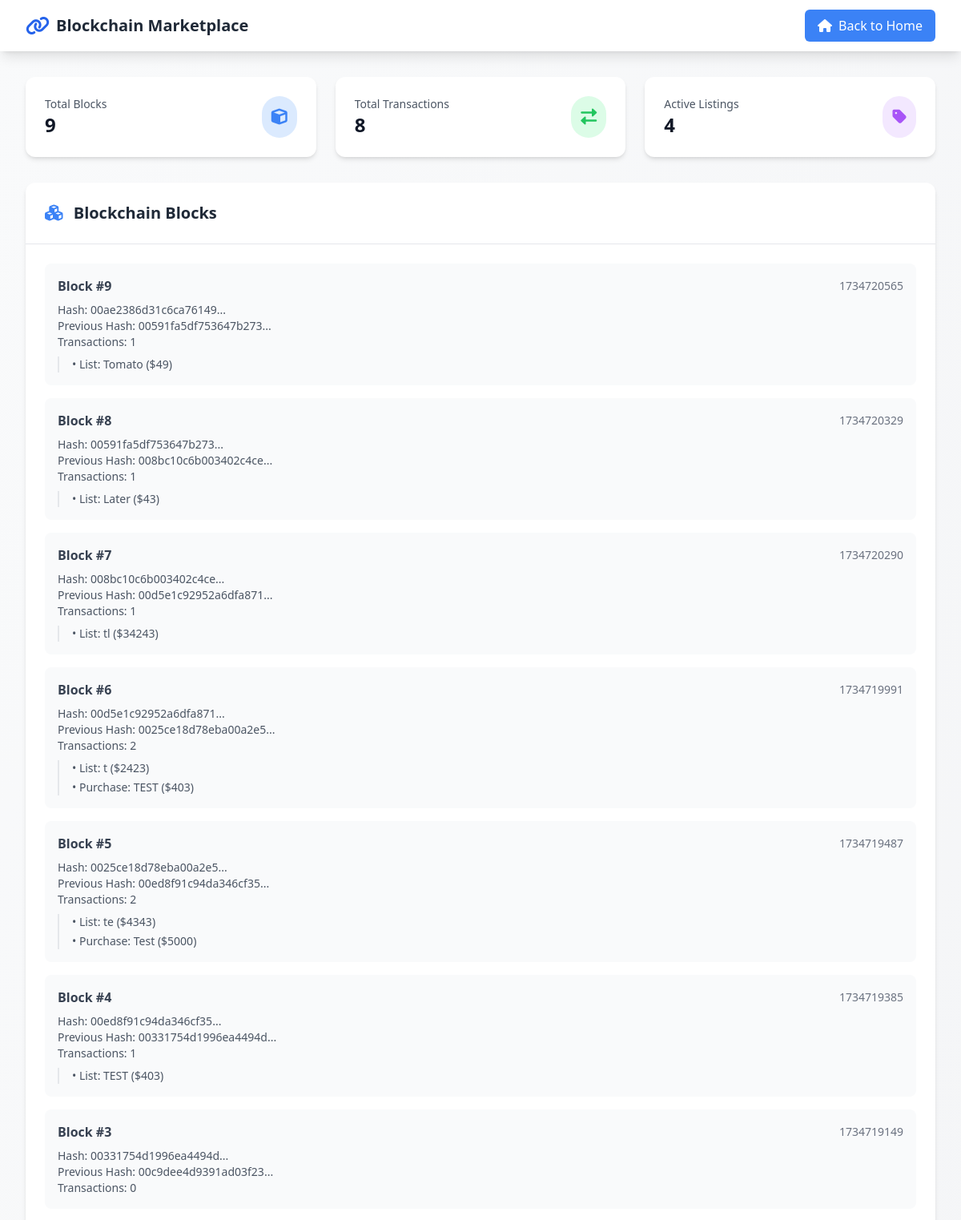
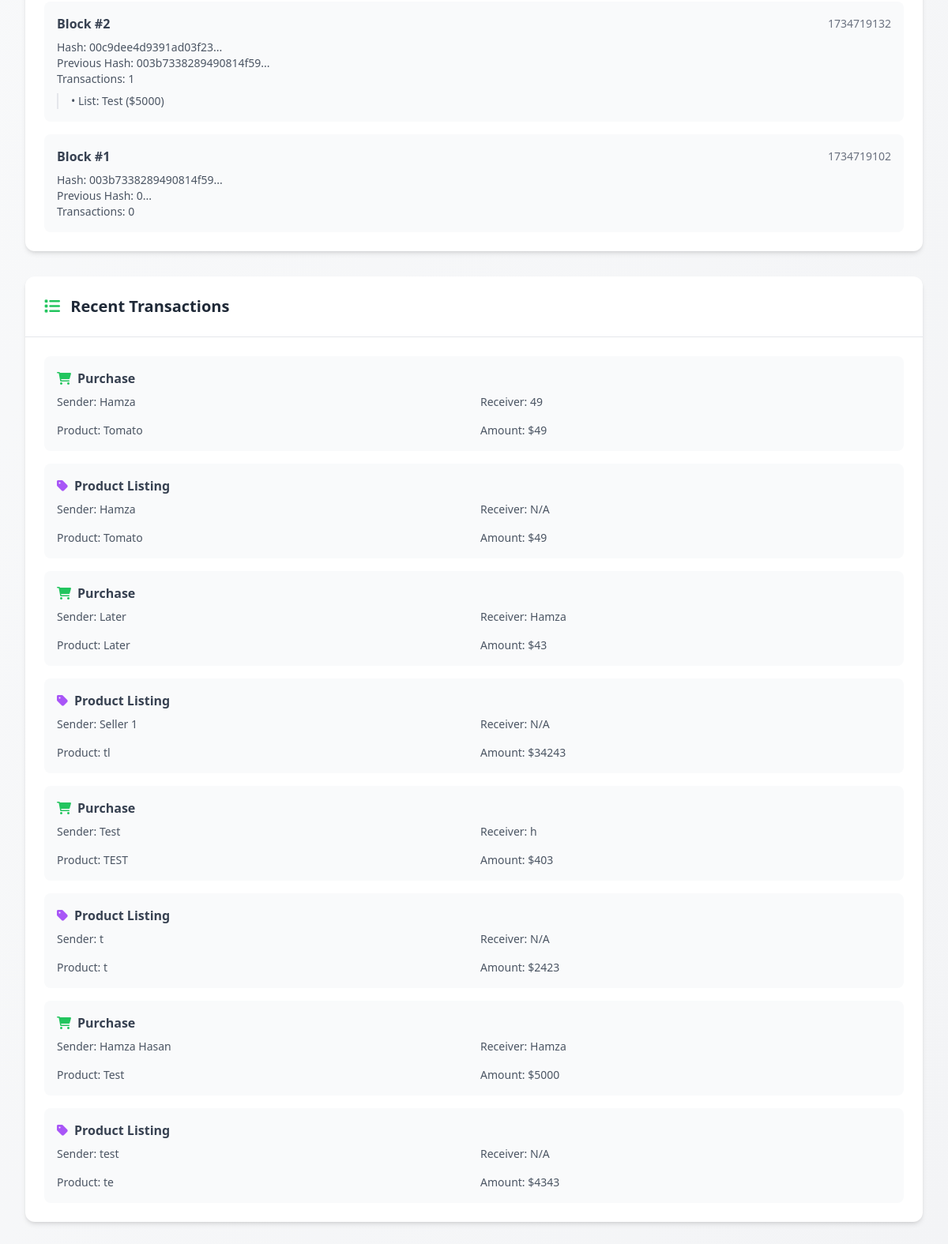
Screenshot of /view_database with the database file from the repository (2 pictures, top to bottom).
### tables this page shows
CREATE TABLE blocks (
                    idx INTEGER PRIMARY KEY,
                    timestamp REAL,
                    transactions TEXT,
                    previous_hash TEXT,
                    nonce INTEGER,
                    hash TEXT
                );

CREATE TABLE transactions (
                    id INTEGER PRIMARY KEY AUTOINCREMENT,
                    sender TEXT,
                    receiver TEXT,
                    product TEXT,
                    amount INTEGER,
                    type TEXT
                );

### node.py (the view)
@app.route('/view_database', methods=['GET'])
def view_database():
    try:
        db_name = f'database_{blockchain.flask_port}.db'
        conn = sqlite3.connect(db_name)
        cursor = conn.cursor()
        cursor.execute("SELECT * FROM blocks ORDER BY idx DESC")
        blocks = cursor.fetchall()
        cursor.execute("SELECT * FROM transactions ORDER BY id DESC")
        transactions = cursor.fetchall()
        conn.close()
        formatted_blocks = []
        for block in blocks:
            formatted_blocks.append(blockchain.create_block_from_tuple(block))
        return render_template('index.html', show_database=True, blocks=formatted_blocks, transactions=transactions)
    except sqlite3.Error as e:
        return jsonify({'error': str(e)}), 500

### blockchain.py (called while the page is built)
    def create_block_from_tuple(self, block_data):
        return {
            'index': block_data[0],
            'timestamp': block_data[1],
            'transactions': json.loads(block_data[2]),
            'previous_hash': block_data[3],
            'nonce': block_data[4],
            'hash': block_data[5]
        }

### templates/index.html (shortened to what this page needs)
<!DOCTYPE html>
<html lang="en">
<head>
    <script src="https://cdn.tailwindcss.com"></script>
    <link rel="stylesheet" href="https://cdnjs.cloudflare.com/ajax/libs/font-awesome/6.0.0/css/all.min.css">
</head>
<body class="bg-gradient-to-br from-gray-50 to-gray-100">
    <div class="min-h-screen">
        <nav class="bg-white shadow-lg">
            <div class="max-w-7xl mx-auto px-4 sm:px-6 lg:px-8">
                <div class="flex justify-between h-16">
                    <div class="flex items-center">
                        <a href="/" class="flex items-center">
                            <i class="fas fa-link text-blue-600 text-2xl mr-2"></i>
                            <span class="text-xl font-bold text-gray-800">Blockchain Marketplace</span>
                        </a>
                    </div>
                    {% if show_database %}
                    <div class="flex items-center">
                        <a href="/" class="bg-blue-500 text-white px-4 py-2 rounded-md hover:bg-blue-600 transition-colors">
                            <i class="fas fa-home mr-2"></i>Back to Home
                        </a>
                    </div>
                    {% endif %}
                </div>
            </div>
        </nav>
        {% if not show_database %}
        <div class="max-w-7xl mx-auto px-4 sm:px-6 lg:px-8 py-8">
            <div class="text-center mb-12">
                <h1 class="text-4xl font-bold text-gray-900 mb-4">Welcome to Blockchain Marketplace</h1>
                <p class="text-lg text-gray-600">A secure and decentralized platform for buying and selling products</p>
            </div>
            <div class="grid grid-cols-1 md:grid-cols-2 gap-8 mb-12">
                <a href="/buy" class="transform transition-all duration-300 hover:scale-105 hover:-rotate-1">
                    <div class="bg-white rounded-xl shadow-lg p-8 hover:shadow-xl relative overflow-hidden group">
                        <div class="absolute inset-0 bg-gradient-to-r from-green-500/10 to-blue-500/10 opacity-0 group-hover:opacity-100 transition-opacity"></div>
                        <div class="relative">
                            <div class="flex items-center mb-6">
                                <div class="bg-green-100 p-3 rounded-lg">
                                    <i class="fas fa-shopping-cart text-green-500 text-2xl"></i>
                                </div>
                                <h2 class="text-2xl font-semibold text-gray-800 ml-4">Buy Products</h2>
                            </div>
                            <p class="text-gray-600">Browse available products and make secure purchases using blockchain technology</p>
                        </div>
                    </div>
                </a>
                <a href="/sell" class="transform transition-all duration-300 hover:scale-105 hover:rotate-1">
                    <div class="bg-white rounded-xl shadow-lg p-8 hover:shadow-xl relative overflow-hidden group">
                        <div class="absolute inset-0 bg-gradient-to-r from-purple-500/10 to-pink-500/10 opacity-0 group-hover:opacity-100 transition-opacity"></div>
                        <div class="relative">
                            <div class="flex items-center mb-6">
                                <div class="bg-purple-100 p-3 rounded-lg">
                                    <i class="fas fa-store text-purple-500 text-2xl"></i>
                                </div>
                                <h2 class="text-2xl font-semibold text-gray-800 ml-4">Sell Products</h2>
                            </div>
                            <p class="text-gray-600">List your products for sale on our decentralized marketplace</p>
                        </div>
                    </div>
                </a>
            </div>
            <div class="grid grid-cols-1 md:grid-cols-3 gap-6 mb-12">
                <div class="bg-white rounded-xl shadow-md p-6 transform transition-all duration-300 hover:scale-105">
                    <div class="flex items-center justify-center mb-4">
                        <div class="bg-blue-100 p-3 rounded-full">
                            <i class="fas fa-shield-alt text-blue-500 text-xl"></i>
                        </div>
                    </div>
                    <h3 class="text-lg font-semibold text-center text-gray-800 mb-2">Secure Transactions</h3>
                    <p class="text-gray-600 text-center">All transactions are secured by blockchain technology</p>
                </div>
                <div class="bg-white rounded-xl shadow-md p-6 transform transition-all duration-300 hover:scale-105">
                    <div class="flex items-center justify-center mb-4">
                        <div class="bg-green-100 p-3 rounded-full">
                            <i class="fas fa-sync text-green-500 text-xl"></i>
                        </div>
                    </div>
                    <h3 class="text-lg font-semibold text-center text-gray-800 mb-2">Real-time Updates</h3>
                    <p class="text-gray-600 text-center">See product listings and updates in real-time</p>
                </div>
                <div class="bg-white rounded-xl shadow-md p-6 transform transition-all duration-300 hover:scale-105">
                    <div class="flex items-center justify-center mb-4">
                        <div class="bg-purple-100 p-3 rounded-full">
                            <i class="fas fa-network-wired text-purple-500 text-xl"></i>
                        </div>
                    </div>
                    <h3 class="text-lg font-semibold text-center text-gray-800 mb-2">Decentralized</h3>
                    <p class="text-gray-600 text-center">No central authority, fully peer-to-peer</p>
                </div>
            </div>
            <div class="text-center">
                <button onclick="window.location.href='/view_database'"
                        class="bg-gradient-to-r from-blue-500 to-purple-500 text-white px-8 py-3 rounded-full
                               hover:from-blue-600 hover:to-purple-600 transition-all duration-300 transform hover:scale-105
                               shadow-lg hover:shadow-xl">
                    <i class="fas fa-database mr-2"></i>
                    View Transaction History
                </button>
            </div>
        </div>
        {% else %}
        <div class="max-w-7xl mx-auto px-4 sm:px-6 lg:px-8 py-8">
            <div class="grid grid-cols-1 md:grid-cols-3 gap-6 mb-8">
                <div class="bg-white rounded-xl shadow-md p-6 transform transition-all duration-300 hover:scale-105">
                    <div class="flex items-center justify-between">
                        <div>
                            <p class="text-sm font-medium text-gray-600">Total Blocks</p>
                            <h3 class="text-2xl font-bold text-gray-900">{{ blocks|length }}</h3>
                        </div>
                        <div class="bg-blue-100 p-3 rounded-full">
                            <i class="fas fa-cube text-blue-500 text-xl"></i>
                        </div>
                    </div>
                </div>
                <div class="bg-white rounded-xl shadow-md p-6 transform transition-all duration-300 hover:scale-105">
                    <div class="flex items-center justify-between">
                        <div>
                            <p class="text-sm font-medium text-gray-600">Total Transactions</p>
                            <h3 class="text-2xl font-bold text-gray-900">{{ transactions|length }}</h3>
                        </div>
                        <div class="bg-green-100 p-3 rounded-full">
                            <i class="fas fa-exchange-alt text-green-500 text-xl"></i>
                        </div>
                    </div>
                </div>
                <div class="bg-white rounded-xl shadow-md p-6 transform transition-all duration-300 hover:scale-105">
                    <div class="flex items-center justify-between">
                        <div>
                            <p class="text-sm font-medium text-gray-600">Active Listings</p>
                            <h3 class="text-2xl font-bold text-gray-900">
                                {% set listing_count = namespace(count=0) %}
                                {% for tx in transactions %}
                                    {% if tx[5] == 'list' %}
                                        {% set listing_count.count = listing_count.count + 1 %}
                                    {% endif %}
                                {% endfor %}
                                {{ listing_count.count }}
                            </h3>
                        </div>
                        <div class="bg-purple-100 p-3 rounded-full">
                            <i class="fas fa-tag text-purple-500 text-xl"></i>
                        </div>
                    </div>
                </div>
            </div>
            <div class="bg-white rounded-xl shadow-md mb-8">
                <div class="p-6 border-b border-gray-200">
                    <h2 class="text-xl font-semibold text-gray-800">
                        <i class="fas fa-cubes text-blue-500 mr-2"></i>
                        Blockchain Blocks
                    </h2>
                </div>
                <div class="p-6">
                    <div class="space-y-4">
                        {% for block in blocks %}
                        <div class="bg-gray-50 rounded-lg p-4 hover:bg-gray-100 transition-colors">
                            <div class="flex items-center justify-between mb-2">
                                <span class="font-semibold text-gray-700">Block #{{ block.index }}</span>
                                <span class="text-sm text-gray-500">
                                    {{ block.timestamp|int }}
                                </span>
                            </div>
                            <div class="text-sm text-gray-600">
                                <p><span class="font-medium">Hash:</span> {{ block.hash[:20] }}...</p>
                                <p><span class="font-medium">Previous Hash:</span> {{ block.previous_hash[:20] }}...</p>
                                <p><span class="font-medium">Transactions:</span> {{ block.transactions|length }}</p>
                                {% if block.transactions %}
                                <div class="mt-2 pl-4 border-l-2 border-gray-200">
                                    {% for tx in block.transactions %}
                                    <p class="mt-1">• {{ tx.type|title }}: {{ tx.product }} {% if tx.amount %}(${{ tx.amount }}){% endif %}</p>
                                    {% endfor %}
                                </div>
                                {% endif %}
                            </div>
                        </div>
                        {% endfor %}
                    </div>
                </div>
            </div>
            <div class="bg-white rounded-xl shadow-md">
                <div class="p-6 border-b border-gray-200">
                    <h2 class="text-xl font-semibold text-gray-800">
                        <i class="fas fa-list text-green-500 mr-2"></i>
                        Recent Transactions
                    </h2>
                </div>
                <div class="p-6">
                    <div class="space-y-4">
                        {% for tx in transactions %}
                        <div class="bg-gray-50 rounded-lg p-4 hover:bg-gray-100 transition-colors">
                            <div class="flex items-center justify-between mb-2">
                                <span class="font-semibold text-gray-700">
                                    {% if tx[5] == 'list' %}
                                    <i class="fas fa-tag text-purple-500 mr-2"></i>Product Listing
                                    {% else %}
                                    <i class="fas fa-shopping-cart text-green-500 mr-2"></i>Purchase
                                    {% endif %}
                                </span>
                            </div>
                            <div class="grid grid-cols-2 gap-4 text-sm text-gray-600">
                                <p><span class="font-medium">Sender:</span> {{ tx[1] }}</p>
                                <p><span class="font-medium">Receiver:</span> {{ tx[2] or 'N/A' }}</p>
                                <p><span class="font-medium">Product:</span> {{ tx[3] }}</p>
                                <p><span class="font-medium">Amount:</span> ${{ tx[4] }}</p>
                            </div>
                        </div>
                        {% endfor %}
                    </div>
                </div>
            </div>
        </div>
        {% endif %}
    </div>
</body>
</html>

### rows the page displays
blocks: index "9", timestamp "1734720565", hash "00ae2386d31c6ca76149", previous_hash "00591fa5df753647b273", transactions|length "1"
transactions: type "List", product "Tomato", amount "49", shows "Product Listing", sender "Hamza", tx "N/A"
blocks: index "8", timestamp "1734720329", hash "00591fa5df753647b273", previous_hash "008bc10c6b003402c4ce", transactions|length "1", type "List", product "Later", amount "43"
blocks: index "7", timestamp "1734720290", hash "008bc10c6b003402c4ce", previous_hash "00d5e1c92952a6dfa871", transactions|length "1"
transactions: type "List", product "tl", amount "34243", shows "Product Listing", sender "Seller 1", tx "N/A"
blocks: index "6", timestamp "1734719991", hash "00d5e1c92952a6dfa871", previous_hash "0025ce18d78eba00a2e5", transactions|length "2"
transactions: type "List", product "t", amount "2423", shows "Product Listing", sender "t", tx "N/A"
transactions: type "Purchase", product "TEST", amount "403", sender "Test", receiver "h"
blocks: index "5", timestamp "1734719487", hash "0025ce18d78eba00a2e5", previous_hash "00ed8f91c94da346cf35", transactions|length "2"
transactions: type "List", product "te", amount "4343", shows "Product Listing", sender "test", tx "N/A"
transactions: type "Purchase", product "Test", amount "5000", sender "Hamza Hasan", receiver "Hamza"
blocks: index "4", timestamp "1734719385", hash "00ed8f91c94da346cf35", previous_hash "00331754d1996ea4494d", transactions|length "1", type "List", product "TEST", amount "403"
blocks: index "3", timestamp "1734719149", hash "00331754d1996ea4494d", previous_hash "00c9dee4d9391ad03f23", transactions|length "0"
blocks: index "2", timestamp "1734719132", hash "00c9dee4d9391ad03f23", previous_hash "003b7338289490814f59", transactions|length "1", type "List", product "Test", amount "5000"
blocks: index "1", timestamp "1734719102", hash "003b7338289490814f59", previous_hash "0", transactions|length "0"
transactions: type "purchase" (drawn), sender "Hamza", receiver "49", product "Tomato", amount "49"
transactions: type "purchase" (drawn), sender "Later", receiver "Hamza", product "Later", amount "43"

### other values shown
{{ blocks|length }} "9"
{{ transactions|length }} "8"
{{ listing_count.count }} "4"
